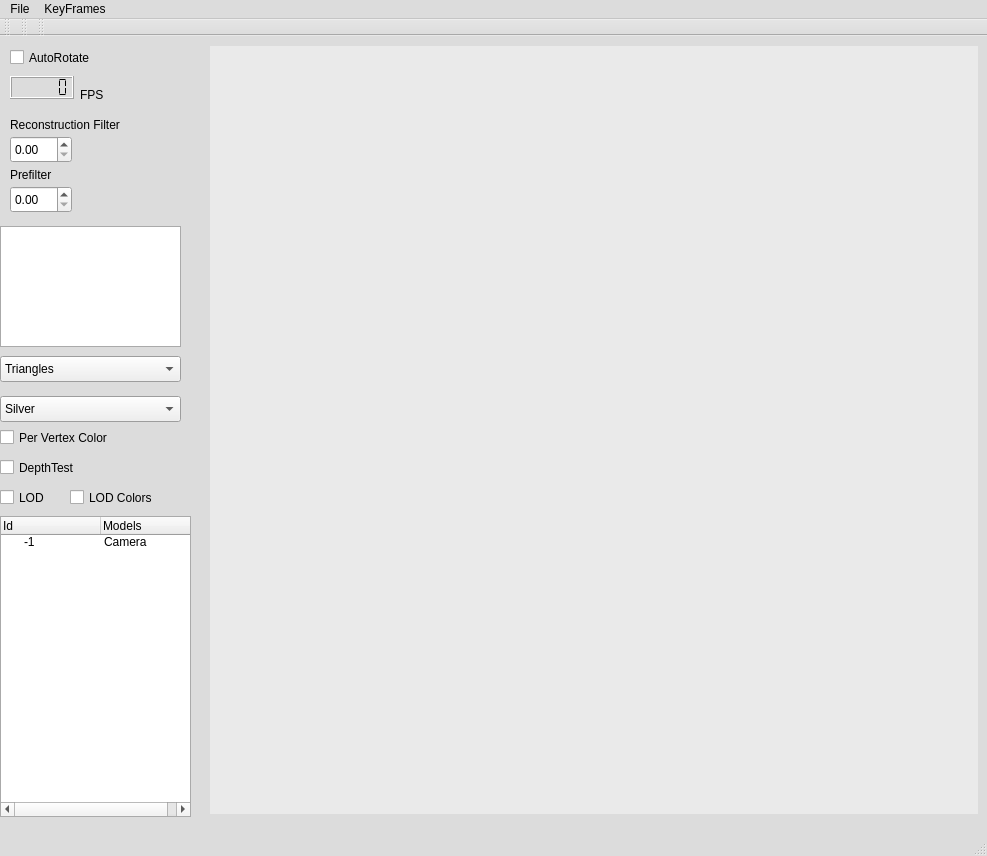
<ui version="4.0" >
 <class>MainWindow</class>
 <widget class="QMainWindow" name="MainWindow" >
  <property name="geometry" >
   <rect>
    <x>0</x>
    <y>0</y>
    <width>987</width>
    <height>856</height>
   </rect>
  </property>
  <property name="palette" >
   <palette>
    <active>
     <colorrole role="Base" >
      <brush brushstyle="SolidPattern" >
       <color alpha="255" >
        <red>255</red>
        <green>255</green>
        <blue>255</blue>
       </color>
      </brush>
     </colorrole>
     <colorrole role="Window" >
      <brush brushstyle="SolidPattern" >
       <color alpha="255" >
        <red>220</red>
        <green>220</green>
        <blue>220</blue>
       </color>
      </brush>
     </colorrole>
    </active>
    <inactive>
     <colorrole role="Base" >
      <brush brushstyle="SolidPattern" >
       <color alpha="255" >
        <red>255</red>
        <green>255</green>
        <blue>255</blue>
       </color>
      </brush>
     </colorrole>
     <colorrole role="Window" >
      <brush brushstyle="SolidPattern" >
       <color alpha="255" >
        <red>220</red>
        <green>220</green>
        <blue>220</blue>
       </color>
      </brush>
     </colorrole>
    </inactive>
    <disabled>
     <colorrole role="Base" >
      <brush brushstyle="SolidPattern" >
       <color alpha="255" >
        <red>220</red>
        <green>220</green>
        <blue>220</blue>
       </color>
      </brush>
     </colorrole>
     <colorrole role="Window" >
      <brush brushstyle="SolidPattern" >
       <color alpha="255" >
        <red>220</red>
        <green>220</green>
        <blue>220</blue>
       </color>
      </brush>
     </colorrole>
    </disabled>
   </palette>
  </property>
  <property name="windowTitle" >
   <string>MainWindow</string>
  </property>
  <widget class="QWidget" name="centralwidget" >
   <widget class="openGLWidget" native="1" name="widget" >
    <property name="geometry" >
     <rect>
      <x>210</x>
      <y>10</y>
      <width>768</width>
      <height>768</height>
     </rect>
    </property>
    <property name="palette" >
     <palette>
      <active>
       <colorrole role="Base" >
        <brush brushstyle="SolidPattern" >
         <color alpha="255" >
          <red>255</red>
          <green>255</green>
          <blue>255</blue>
         </color>
        </brush>
       </colorrole>
       <colorrole role="Window" >
        <brush brushstyle="SolidPattern" >
         <color alpha="255" >
          <red>234</red>
          <green>234</green>
          <blue>234</blue>
         </color>
        </brush>
       </colorrole>
      </active>
      <inactive>
       <colorrole role="Base" >
        <brush brushstyle="SolidPattern" >
         <color alpha="255" >
          <red>255</red>
          <green>255</green>
          <blue>255</blue>
         </color>
        </brush>
       </colorrole>
       <colorrole role="Window" >
        <brush brushstyle="SolidPattern" >
         <color alpha="255" >
          <red>234</red>
          <green>234</green>
          <blue>234</blue>
         </color>
        </brush>
       </colorrole>
      </inactive>
      <disabled>
       <colorrole role="Base" >
        <brush brushstyle="SolidPattern" >
         <color alpha="255" >
          <red>234</red>
          <green>234</green>
          <blue>234</blue>
         </color>
        </brush>
       </colorrole>
       <colorrole role="Window" >
        <brush brushstyle="SolidPattern" >
         <color alpha="255" >
          <red>234</red>
          <green>234</green>
          <blue>234</blue>
         </color>
        </brush>
       </colorrole>
      </disabled>
     </palette>
    </property>
    <property name="autoFillBackground" >
     <bool>true</bool>
    </property>
   </widget>
   <widget class="ModelsTreeWidget" name="modelsTreeWidget" >
    <property name="geometry" >
     <rect>
      <x>0</x>
      <y>480</y>
      <width>191</width>
      <height>301</height>
     </rect>
    </property>
    <column>
     <property name="text" >
      <string>Id</string>
     </property>
    </column>
    <column>
     <property name="text" >
      <string>Models</string>
     </property>
    </column>
    <item>
     <property name="text" >
      <string>-1</string>
     </property>
     <property name="text" >
      <string>Camera</string>
     </property>
    </item>
   </widget>
   <widget class="QTextBrowser" name="textObjectInfo" >
    <property name="geometry" >
     <rect>
      <x>0</x>
      <y>190</y>
      <width>181</width>
      <height>121</height>
     </rect>
    </property>
   </widget>
   <widget class="QComboBox" name="comboRendererType" >
    <property name="geometry" >
     <rect>
      <x>0</x>
      <y>320</y>
      <width>181</width>
      <height>26</height>
     </rect>
    </property>
    <item>
     <property name="text" >
      <string>Triangles</string>
     </property>
    </item>
    <item>
     <property name="text" >
      <string>Lines</string>
     </property>
    </item>
    <item>
     <property name="text" >
      <string>Pyramid Points</string>
     </property>
    </item>
    <item>
     <property name="text" >
      <string>Pyramid Triangles</string>
     </property>
    </item>
    <item>
     <property name="text" >
      <string>Pyramid Lines</string>
     </property>
    </item>
    <item>
     <property name="text" >
      <string>Pyramid Hybrid</string>
     </property>
    </item>
    <item>
     <property name="text" >
      <string>Pyramid Points LOD</string>
     </property>
    </item>
    <item>
     <property name="text" >
      <string>None</string>
     </property>
    </item>
   </widget>
   <widget class="QLabel" name="labelReconstructionFilter" >
    <property name="geometry" >
     <rect>
      <x>10</x>
      <y>80</y>
      <width>128</width>
      <height>18</height>
     </rect>
    </property>
    <property name="text" >
     <string>Reconstruction Filter</string>
    </property>
   </widget>
   <widget class="QLabel" name="labelPrefilter" >
    <property name="geometry" >
     <rect>
      <x>10</x>
      <y>130</y>
      <width>57</width>
      <height>18</height>
     </rect>
    </property>
    <property name="text" >
     <string>Prefilter</string>
    </property>
   </widget>
   <widget class="QDoubleSpinBox" name="doubleSpinBoxReconstructionFilter" >
    <property name="geometry" >
     <rect>
      <x>10</x>
      <y>100</y>
      <width>62</width>
      <height>27</height>
     </rect>
    </property>
   </widget>
   <widget class="QDoubleSpinBox" name="doubleSpinBoxPrefilter" >
    <property name="geometry" >
     <rect>
      <x>10</x>
      <y>150</y>
      <width>62</width>
      <height>27</height>
     </rect>
    </property>
   </widget>
   <widget class="QComboBox" name="comboColors" >
    <property name="geometry" >
     <rect>
      <x>0</x>
      <y>360</y>
      <width>181</width>
      <height>26</height>
     </rect>
    </property>
    <item>
     <property name="text" >
      <string>Silver</string>
     </property>
    </item>
    <item>
     <property name="text" >
      <string>Gold</string>
     </property>
    </item>
    <item>
     <property name="text" >
      <string>Turquoise</string>
     </property>
    </item>
    <item>
     <property name="text" >
      <string>Ruby</string>
     </property>
    </item>
    <item>
     <property name="text" >
      <string>Sand</string>
     </property>
    </item>
    <item>
     <property name="text" >
      <string>Brass</string>
     </property>
    </item>
    <item>
     <property name="text" >
      <string>Bronze</string>
     </property>
    </item>
    <item>
     <property name="text" >
      <string>Polished Bronze</string>
     </property>
    </item>
    <item>
     <property name="text" >
      <string>Chrome</string>
     </property>
    </item>
    <item>
     <property name="text" >
      <string>Copper</string>
     </property>
    </item>
    <item>
     <property name="text" >
      <string>Polished Copper</string>
     </property>
    </item>
    <item>
     <property name="text" >
      <string>Polished Gold</string>
     </property>
    </item>
    <item>
     <property name="text" >
      <string>Pewter</string>
     </property>
    </item>
    <item>
     <property name="text" >
      <string>Polished Silver</string>
     </property>
    </item>
    <item>
     <property name="text" >
      <string>Emerald</string>
     </property>
    </item>
    <item>
     <property name="text" >
      <string>Jade</string>
     </property>
    </item>
    <item>
     <property name="text" >
      <string>Obsidian</string>
     </property>
    </item>
    <item>
     <property name="text" >
      <string>Pearl</string>
     </property>
    </item>
    <item>
     <property name="text" >
      <string>Black Plastic</string>
     </property>
    </item>
    <item>
     <property name="text" >
      <string>Black Rubber</string>
     </property>
    </item>
    <item>
     <property name="text" >
      <string>Light</string>
     </property>
    </item>
    <item>
     <property name="text" >
      <string>None</string>
     </property>
    </item>
   </widget>
   <widget class="QCheckBox" name="checkBoxPerVertexColor" >
    <property name="geometry" >
     <rect>
      <x>0</x>
      <y>390</y>
      <width>131</width>
      <height>23</height>
     </rect>
    </property>
    <property name="text" >
     <string>Per Vertex Color</string>
    </property>
   </widget>
   <widget class="QLCDNumber" name="lcdNumberFps" >
    <property name="geometry" >
     <rect>
      <x>10</x>
      <y>40</y>
      <width>64</width>
      <height>23</height>
     </rect>
    </property>
    <property name="font" >
     <font>
      <weight>75</weight>
      <bold>true</bold>
     </font>
    </property>
    <property name="smallDecimalPoint" >
     <bool>true</bool>
    </property>
    <property name="segmentStyle" >
     <enum>QLCDNumber::Flat</enum>
    </property>
   </widget>
   <widget class="QLabel" name="labelFps" >
    <property name="geometry" >
     <rect>
      <x>80</x>
      <y>50</y>
      <width>57</width>
      <height>18</height>
     </rect>
    </property>
    <property name="text" >
     <string>FPS</string>
    </property>
   </widget>
   <widget class="QCheckBox" name="checkBoxAutoRotate" >
    <property name="geometry" >
     <rect>
      <x>10</x>
      <y>10</y>
      <width>101</width>
      <height>23</height>
     </rect>
    </property>
    <property name="text" >
     <string>AutoRotate</string>
    </property>
   </widget>
   <widget class="QCheckBox" name="checkBoxLOD" >
    <property name="geometry" >
     <rect>
      <x>0</x>
      <y>450</y>
      <width>51</width>
      <height>23</height>
     </rect>
    </property>
    <property name="text" >
     <string>LOD</string>
    </property>
   </widget>
   <widget class="QCheckBox" name="checkBoxDepthTest" >
    <property name="geometry" >
     <rect>
      <x>0</x>
      <y>420</y>
      <width>91</width>
      <height>23</height>
     </rect>
    </property>
    <property name="text" >
     <string>DepthTest</string>
    </property>
   </widget>
   <widget class="QCheckBox" name="checkBoxLODColors" >
    <property name="geometry" >
     <rect>
      <x>70</x>
      <y>450</y>
      <width>91</width>
      <height>23</height>
     </rect>
    </property>
    <property name="text" >
     <string>LOD Colors</string>
    </property>
   </widget>
  </widget>
  <widget class="QMenuBar" name="menubar" >
   <property name="geometry" >
    <rect>
     <x>0</x>
     <y>0</y>
     <width>987</width>
     <height>25</height>
    </rect>
   </property>
   <widget class="QMenu" name="menuFile" >
    <property name="title" >
     <string>File</string>
    </property>
    <addaction name="actionOpen" />
    <addaction name="actionWrite_Scene" />
    <addaction name="actionWrite_LOD" />
    <addaction name="separator" />
    <addaction name="actionQuit" />
   </widget>
   <widget class="QMenu" name="menuKeyFrames" >
    <property name="title" >
     <string>KeyFrames</string>
    </property>
    <addaction name="actionRunKeyFrames" />
    <addaction name="separator" />
    <addaction name="actionCreateKeyFrame" />
    <addaction name="actionClearKeyFrames" />
    <addaction name="separator" />
    <addaction name="actionLoadKeyFrames" />
    <addaction name="actionWriteKeyFrames" />
   </widget>
   <addaction name="menuFile" />
   <addaction name="menuKeyFrames" />
  </widget>
  <widget class="QStatusBar" name="statusbar" />
  <widget class="QToolBar" name="toolBar" >
   <property name="windowTitle" >
    <string>toolBar</string>
   </property>
   <attribute name="toolBarArea" >
    <enum>TopToolBarArea</enum>
   </attribute>
   <attribute name="toolBarBreak" >
    <bool>false</bool>
   </attribute>
  </widget>
  <widget class="QToolBar" name="toolBar_2" >
   <property name="windowTitle" >
    <string>toolBar_2</string>
   </property>
   <attribute name="toolBarArea" >
    <enum>TopToolBarArea</enum>
   </attribute>
   <attribute name="toolBarBreak" >
    <bool>false</bool>
   </attribute>
  </widget>
  <widget class="QToolBar" name="toolBar_3" >
   <property name="windowTitle" >
    <string>toolBar_3</string>
   </property>
   <attribute name="toolBarArea" >
    <enum>TopToolBarArea</enum>
   </attribute>
   <attribute name="toolBarBreak" >
    <bool>false</bool>
   </attribute>
  </widget>
  <action name="actionOpen" >
   <property name="text" >
    <string>Open</string>
   </property>
  </action>
  <action name="actionQuit" >
   <property name="text" >
    <string>Quit</string>
   </property>
  </action>
  <action name="actionWrite_LOD" >
   <property name="text" >
    <string>Write LOD</string>
   </property>
  </action>
  <action name="actionCreateKeyFrame" >
   <property name="text" >
    <string>Create</string>
   </property>
  </action>
  <action name="actionLoadKeyFrames" >
   <property name="text" >
    <string>Load</string>
   </property>
  </action>
  <action name="actionWriteKeyFrames" >
   <property name="text" >
    <string>Write</string>
   </property>
  </action>
  <action name="actionRunKeyFrames" >
   <property name="text" >
    <string>Run</string>
   </property>
  </action>
  <action name="actionClearKeyFrames" >
   <property name="text" >
    <string>Clear</string>
   </property>
  </action>
  <action name="actionWrite_Scene" >
   <property name="text" >
    <string>Write Scene</string>
   </property>
  </action>
 </widget>
 <customwidgets>
  <customwidget>
   <class>openGLWidget</class>
   <extends>QWidget</extends>
   <header>openGLWidget.h</header>
   <container>1</container>
  </customwidget>
  <customwidget>
   <class>ModelsTreeWidget</class>
   <extends>QTreeWidget</extends>
   <header>modelsTreeWidget.h</header>
  </customwidget>
 </customwidgets>
 <resources/>
 <connections>
  <connection>
   <sender>actionQuit</sender>
   <signal>triggered()</signal>
   <receiver>MainWindow</receiver>
   <slot>close()</slot>
   <hints>
    <hint type="sourcelabel" >
     <x>-1</x>
     <y>-1</y>
    </hint>
    <hint type="destinationlabel" >
     <x>399</x>
     <y>415</y>
    </hint>
   </hints>
  </connection>
 </connections>
</ui>
